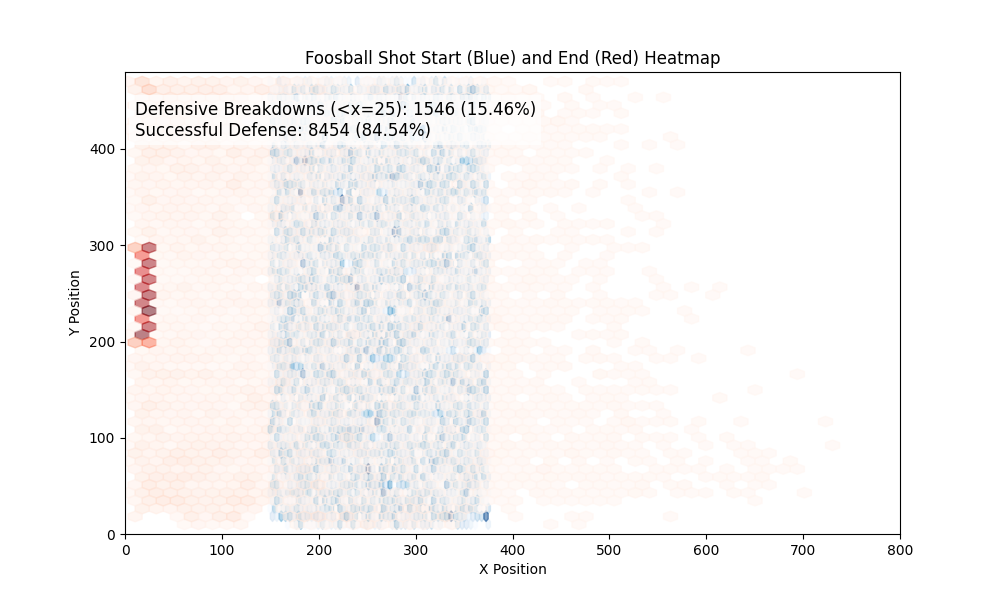
#> input picture Simulations/shot_heatmap_0.2_1.png, 1000 x 600 px, given in place of the camera
$ python visionTest.py   (older library calls are emulated)
#> lines starting #> are read from the running program, lines starting #| are printed output that depends on the picture; after the words box and inside, x2 and y2 are one past the last pixel; in counts of white or black regions, pixels touching at a corner belong together
#> further down, frame is the input picture: shape (600, 1000, 3); mean B, G, R 245.8, 246.3, 248.2
### vision/AntiFisheye.py
import cv2
import numpy as np


class AntiFisheye:

    def undistort_fisheye_image(img, K, D, dim2=None, dim3=None):

        dim1 = img.shape[:2][::-1]  # Dimension of the original image

        if dim2 is None:
            dim2 = dim1
        if dim3 is None:
            dim3 = dim1

        # Convert K and D to float64
        K = K.astype(np.float64)
        D = D.astype(np.float64)

        scaled_K = K.copy()
        scaled_K[0, 0] *= dim1[0] / dim3[0]
        scaled_K[1, 1] *= dim1[1] / dim3[1]
        scaled_K[0, 2] *= dim1[0] / dim3[0]
        scaled_K[1, 2] *= dim1[1] / dim3[1]

        map1, map2 = cv2.fisheye.initUndistortRectifyMap(K, D, np.eye(3), scaled_K, dim1, cv2.CV_16SC2)
        undistorted_img = cv2.remap(img, map1, map2, interpolation=cv2.INTER_LINEAR, borderMode=cv2.BORDER_CONSTANT)
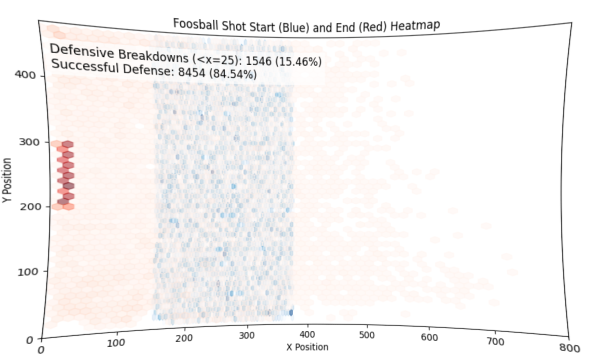
#> undistorted_img: shape (720, 1200, 3) (shown at 1/2 size); mean B, G, R 243.6, 244.2, 246.7

        return undistorted_img


'''
# Example usage
K = np.array([[1.30327767e+03, 0.00000000e+00, 7.04960207e+02], [0.00000000e+00, 1.30488170e+03, 5.03778850e+02],[0.00000000e+00, 0.00000000e+00, 1.00000000e+00]])  # Example camera matrix
D = np.array([-0.01093008, -0.23537576, 0.6907555, -0.48150618])  # Example distortion coefficients

K = K.astype(np.float64)
D = D.astype(np.float64)

image_path = "/Users/taban/Downloads/Foosball Main Folder Code/src/foosyFriends/shotsWDan/Photo on 3-20-24 at 4.13 PM.jpg"  # Change to the path of your image
frame = cv2.imread(image_path)
# Correct the image
undistorted_img = AntiFisheye.undistort_fisheye_image(frame, K, D)

# Save or display the undistorted image
cv2.imshow("Undistorted Image", undistorted_img)
cv2.waitKey(0)
cv2.destroyAllWindows()
'''

### vision/ArduinoCOM.py
import serial
import time

class ArduinoCOM:
    def __init__(self, port, baud_rate=115200):
        self.ser = serial.Serial(port, baud_rate)
        time.sleep(2)  # Wait for the connection to establish
        print(f"Connected to Arduino on port {port} at {baud_rate} baud rate.")
        self.motorCurrent = [1, 1, 1, 1]
        self.servoCurrent = [0, 0, 0, 0]

    # [30 lines left out: functions send_positions, receive_positions, close, not called in this run]

### vision/visionTest.py
import cv2
import numpy as np
import imutils
from math import sqrt
import time
import serial
import json
from AntiFisheye import AntiFisheye
from ArduinoCOM import ArduinoCOM

# Camera and distortion parameters
# defined parameters for calcualtions for removing distortion effects later
# K: intrinsic parameters of camera like focal length, principal point
# D: parameters to remove distortions, ex. if using fisheye lens
K = np.array([[968.82202387, 0.00000000e+00, 628.92706997], [0.00000000e+00, 970.56156502, 385.82007021],
              [0.00000000e+00, 0.00000000e+00, 1.00000000e+00]])  # Example camera matrix
D = np.array([-0.04508764, -0.01990902, 0.08263842, -0.0700435])

# Initialization of tracking and time measurement
x_coords, y_coords = [], [] #stores values for x and y positions for tracking
timestamps = [] #array to store time values

# Dimensions of the table in inches
width_inches = 23.09
length_inches = 46.75
# Stepper motor response time (dummy values, in seconds)
v_stepper = 10

# Pixel coordinates of the table corners
ULCorner = (0, 0)  # Upper Left (194,134)
URCorner = (840, 0)  # Upper Right (1061, 136)
BLCorner = (0, 470)  # Bottom Left (200, 626)
BRCorner = (840, 470)  # Bottom Right (1066, 609)


# helper methods
# Convert player area positions from inches to pixels
# ppi is pixels per inch
def convert_to_pixels(player_areas, ppi):
    return [(start * ppi + URCorner[1], end * ppi + URCorner[1]) for start, end in player_areas]


# Convert rod x-asymptotes from inches to pixels
def convert_rod_asymptotes(rod_asymptotes, ppi):
    return [x * ppi + ULCorner[0] for x in rod_asymptotes]

#normalizes the given y position to a value between 0 and 1 where 0 is at the top of the table and 1 is at the bottom of the table
# [31 lines left out: functions normalize_y_position, predict_final_position, closeEnough, not called in this run]


# Calculate pixel-per-inch ratio
width_pixels = URCorner[0] - ULCorner[0]  # stupid axis, players don't move in this direction
length_pixels = BRCorner[1] - URCorner[1]  # axis players move on, direction rod shifts
ppi_width = width_pixels / width_inches
ppi_length = length_pixels / length_inches

# Define player areas per rod in inches
player_areas_per_rod_inches = [
    [(0, 7.4033), (7.4033, 14.8066), (14.8066, 22.2099)],
    [(0, 3.6445), (4.7865, 8.3435), (9.318, 12.9655), (13.9455, 17.969), (19.014, 23.09)],
    [(0, 12.551), (9.63, 22.195)],
    [(0, 8.3), (7.179, 15.479), (14.3, 22.575)]
]

# Rod x-asymptotes in inches
rod_x_asymptote_inches = [32.125, 20.5, 8.875, 3]

# Convert to pixels
player_areas_per_rod_pixels = [
    [(19.5, 165), (165, 310.5), (305, 450.5)],
    [(10, 85.5), (107, 182.5), (201, 276.5), (295, 370.5), (390, 465)],
    [(12, 265), (207, 460)],
    [(12, 178), (205.5, 371.5), (347, 513)]
]
rod_x_asymptote_pixels = convert_rod_asymptotes(rod_x_asymptote_inches, ppi_width)
rod_x_asymptote_pixels[0] = 595
rod_x_asymptote_pixels[3] = 36
rod_x_asymptote_pixels[2] = 147
rod_x_asymptote_pixels[1] = 373

print("Player Areas per Rod in Pixels:", player_areas_per_rod_pixels)
print("Rod X-Asymptotes in Pixels:", rod_x_asymptote_pixels)


# Setup camera
cap = cv2.VideoCapture(1,cv2.CAP_DSHOW)
print("done")
if not cap.isOpened():
    print("Error: Could not open video capture device.")
    exit()

# get everything ready for vision processing
# camera resolution: 1920x1080 pixels
cap.set(cv2.CAP_PROP_FRAME_WIDTH, 1920) #1920
cap.set(cv2.CAP_PROP_FRAME_HEIGHT, 1080) #1080

# [6 lines of commented-out code are left out]

fgbg = cv2.createBackgroundSubtractorMOG2(detectShadows=True) #used to detect moving object against static background

# current position of the ball (x2, y2 used for prediciton and x,y used for vision)
x2, y2 = 0, 0  #prediction
x, y = 0, 0 #from visiion system

# to mark location of ball in camera frame, (yellow circle that shows up on screen)
radius = 10

# Define range of orange color in HSV, for trakcing the orange ball
lower_orange = np.array([0, 100, 100])
upper_orange = np.array([100, 255, 255])

# init communications change port as necessary
arduino = ArduinoCOM(port='COM4')  # Replace 'COM3' with your actual COM port

# init dummy values for coms arrays
motorCurrent = [0, 0, 0, 0]  #current stepper motor position
motorDesired = [0.5, 0.5, 0.5, 0.5] #desired stepper motor position
servoCurrent = [0, 0, 0, 0] #current servo motor position
servoDesired = [0, 0, 0, 0] #desired servo motor position
playerHitting = [-1, -1, -1, -1] #array to dicated which player on which of the four rods is hitting, initialized to all -1

# Main loop
while True:  #infinite loop to keep processing data
    # video processing
    start_time = time.time()
    ret, frame = cap.read()  #ret is boolean for is feed is being captured, frame contains actual pixel data
    current_time = time.time() #records current time
    if not ret:
        print("Failed to grab frame")
        break

    frame = imutils.resize(frame, width=1200)  #resize frame
    frame = AntiFisheye.undistort_fisheye_image(frame, K, D) #anti-fisheye
    frame = frame[120:590, 160:1000] #crops image to region of interest (table)
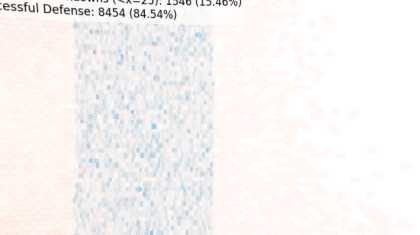
#> frame: shape (470, 840, 3) (shown at 1/2 size); mean B, G, R 243.2, 243.9, 247
    fgmask = fgbg.apply(frame) #applies background subtractor to get foreground mask to detect moving objects
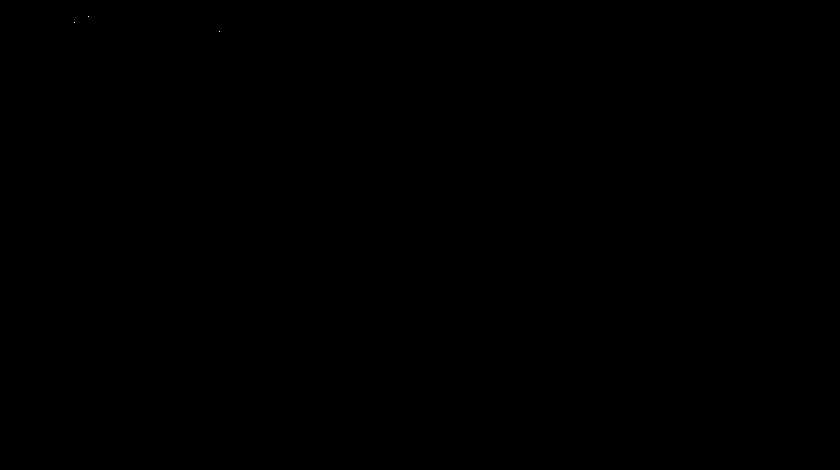
#> fgmask: shape (470, 840); values 127 (black) and 255 (white), 0% white in thin lines or dots, all inside (x1, y1, x2, y2) = (74, 16, 220, 32)

    # Convert the frame to HSV color space from BGR
    hsv = cv2.cvtColor(frame, cv2.COLOR_BGR2HSV)
#> hsv: shape (470, 840, 3); mean H, S, V 26.2, 7.4, 248.7
    # Threshold the HSV image to get only orange colors
    mask = cv2.inRange(hsv, lower_orange, upper_orange) #creates binary mask where pixels in the right color range are white 255 and rest is 0 (black)
#> mask: shape (470, 840); every value is 0
    # Bitwise-AND mask and foreground mask to isolate the orange colored moving object
    combined_mask = cv2.bitwise_and(mask, fgmask)
    # Find contours in the combined mask (find contours of objects that exist in the combined color and foreground mask)
    contours = cv2.findContours(combined_mask, cv2.RETR_EXTERNAL, cv2.CHAIN_APPROX_SIMPLE)
#> contours = 0 contours

    contours = imutils.grab_contours(contours) #extracts detected contours from the combined mask
#> contours = []


    if len(contours) > 0: #if contours have been found
        c = max(contours, key=cv2.contourArea) #select largest contour based on the area of the detected contours
        if cv2.contourArea(c) > 50 and cv2.contourArea(c) > 500:  # Update this threshold as needed, 50 to 500
            ((x, y), _) = cv2.minEnclosingCircle(c) #gets the minimum enclosing circle around the object, x and y set to center of the yellow circle


    #create a circle around the object at (x,y) ball position as detected by the camera, with radius given and color yellow and line thickness of 2
    cv2.circle(frame, (int(x), int(y)), int(radius), (0, 255, 255), 2)
#> frame: shape (470, 840, 3); 0.01% of pixels changed, all inside (x1, y1, x2, y2) = (0, 0, 12, 12)
    cv2.imshow('Frame', frame)  #show the circle on the frame in the camera feed
    end_time = time.time()
    print(end_time-start_time)


    # # set the values of x,y from vision to x2, y2 for prediction
    # #x2, y2 are the predicted values
    # x2, y2 = x, y  # Random values for testing
    # x_coords.append(x2) #add to x_coords array
    # y_coords.append(y2)
    # timestamps.append(current_time) #log current time

    # # defence logic
    # if len(x_coords) > 1: #if there are logged values
    #     # Calculate velocity and predict final position
    #     time_diff = timestamps[-1] - timestamps[-2]  #time between last two recorded positions
    #     x_final, y_final, vx, vy = predict_final_position(x_coords[-2], y_coords[-2], x_coords[-1], y_coords[-1],
    #                                                       time_diff)
    #     #returns final_x (all the rods positions), final_y (all the points at which it would be in y for the corrensponding x), vel_x, vel_y

    #     #enumeraing over (rod#, xposition of rod in pixels)
    #     for rod_index, x_rod in enumerate(rod_x_asymptote_pixels):
    #         time_to_intercept = np.abs((x_rod - y2) / vx) if vx != 0 else float('inf')
    #         #enumerate over all the player yranges for the specific rod (rod_index)
    #         #player_index is the player num (first player at top of rod in cam frame)
    #         #start and end indicates the y range for the player in rods span of motion
    #         for player_index, (start, end) in enumerate(player_areas_per_rod_pixels[rod_index]):
    #             #y_final is the y val the ball will be at when its xval = x_rod for that rod
    #             if start <= y_final[rod_index] <= end: #if y_final is inbetween range for that player
    #                 motor_travel_time = np.abs(
    #                     (normalize_y_position(y_final[rod_index]) - motorCurrent[rod_index]) / v_stepper)
    #                 if motor_travel_time <= time_to_intercept: #if time to travel is less that intercept time
    #                     stepper_position = (y_final[rod_index] - start) / (end - start) #normalized y position within player's range
    #                     hitInches = (end - start)*stepper_position + start
    #                     print(
    #                         f"Rod {rod_index + 1} Player {player_index + 1}: Move motor to position {stepper_position:.2f} to intercept")
    #                     motorDesired[rod_index] = 1-stepper_position  # update desired motor position array
    #                     playerHitting[rod_index] = player_index
    #                 else:
    #                     print(
    #                         f"Rod {rod_index + 1}: Cannot intercept in time, requires {motor_travel_time:.2f}s, available {time_to_intercept:.2f}s")
    #                     playerHitting[rod_index] = -1
    #     # servo stuff
    #     #print(rod_x_asymptote_pixels) #200, vvv, fff, 750
    #     print(x2)  #current ball position in x?
    #     #rod_x_asymp pizel are the positions of all four rods in pixels
    #     #80 pixels is threshold
    #     servoDesired = closeEnough(rod_x_asymptote_pixels, x2, 80) #boolean array if each rod is close enough
    #     servoDesired = [float(value) for value in servoDesired]
    #     print(servoDesired)

    # # send and receive coordinates via serial
    # try:
    #     # Sending desired positions to the Arduino
    #     arduino.send_positions(motorDesired, servoDesired)

    #     # Receiving and printing current positions from the Arduino
    #     motorCurrent, servoCurrent = arduino.receive_positions()

    # except Exception as e:
    #     print("An error occurred:", e)

    if cv2.waitKey(1) & 0xFF == ord('q'):
#> (key q is pressed here)
        break

cap.release()
cv2.destroyAllWindows()

$ run again, on Simulations/shot_heatmap_0.2_2.png
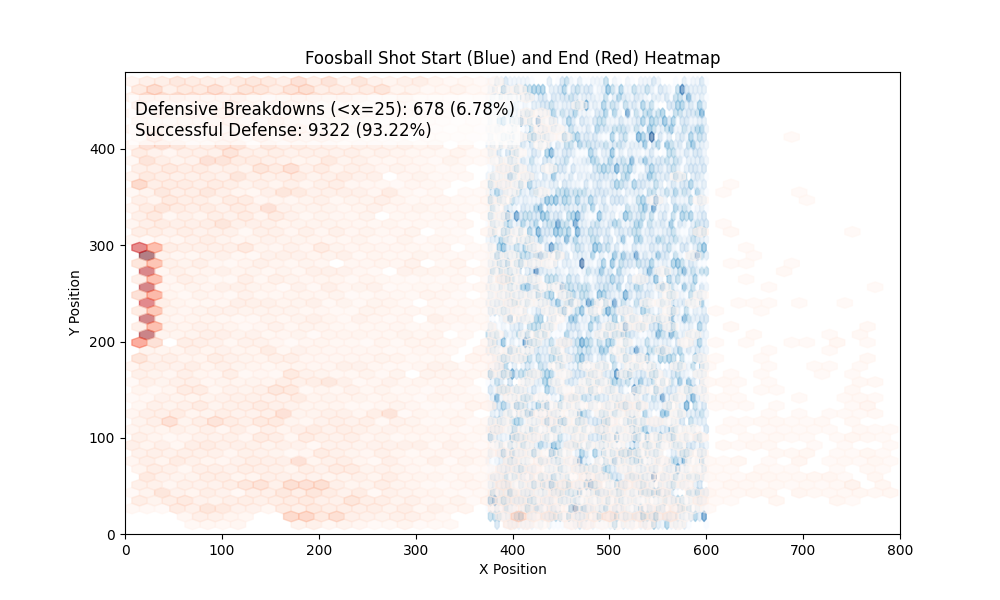
#> input picture Simulations/shot_heatmap_0.2_2.png, 1000 x 600 px, given in place of the camera
#> frame is the input picture: shape (600, 1000, 3); mean B, G, R 243.5, 243.9, 246.2
#> in undistort_fisheye_image, `undistorted_img = cv2.remap(img, map1, map2, interpolation=cv2.INTER_L..`:
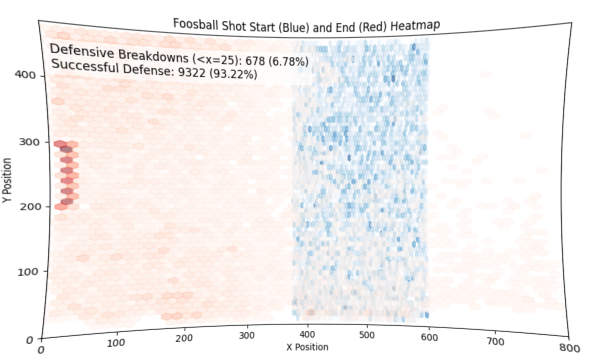
#> undistorted_img: shape (720, 1200, 3) (shown at 1/2 size); mean B, G, R 240.8, 241.5, 244.6
#> `frame = frame[120:590, 160:1000]`:
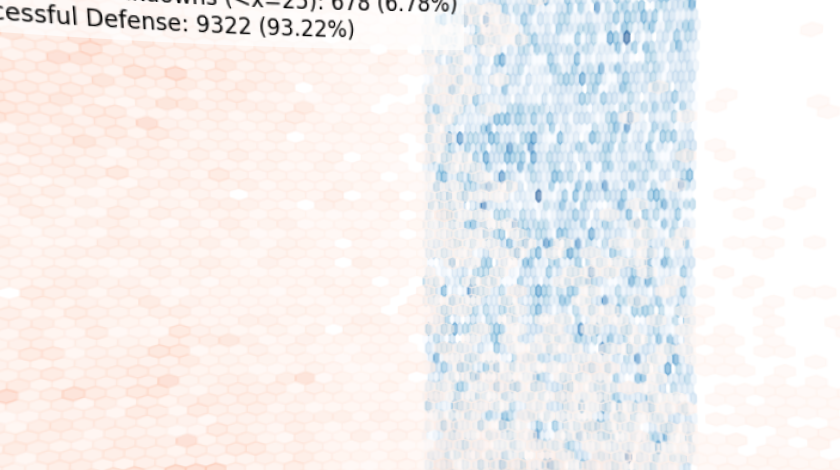
#> frame: shape (470, 840, 3); mean B, G, R 239.3, 239.6, 242.8
#> fgmask: shape (470, 840); values 127 (black) and 255 (white), 0% white in thin lines or dots, all inside (x1, y1, x2, y2) = (74, 16, 309, 36)
#> hsv: shape (470, 840, 3); mean H, S, V 34, 16.1, 248.9
#> mask: shape (470, 840); every value is 0
#> `contours = cv2.findContours(combined_mask, cv2.RETR_EXTERNAL, cv2.CHAI..`: contours = 0 contours
#> `contours = imutils.grab_contours(contours)`: contours = []

$ run again, on Simulations/shot_heatmap_0.2_3.png
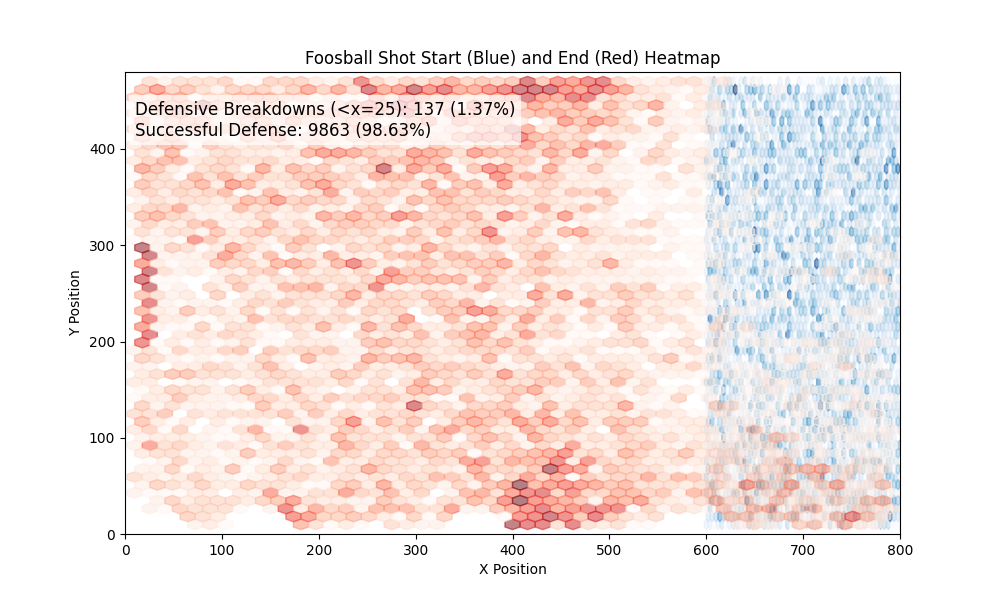
#> input picture Simulations/shot_heatmap_0.2_3.png, 1000 x 600 px, given in place of the camera
#> frame is the input picture: shape (600, 1000, 3); mean B, G, R 228.5, 232, 245.4
#> fgmask: shape (470, 840); values 127 (black) and 255 (white), 0% white in thin lines or dots, all inside (x1, y1, x2, y2) = (74, 10, 395, 30)
#> hsv: shape (470, 840, 3); mean H, S, V 21.2, 39.2, 249
#> `mask = cv2.inRange(hsv, lower_orange, upper_orange)`:
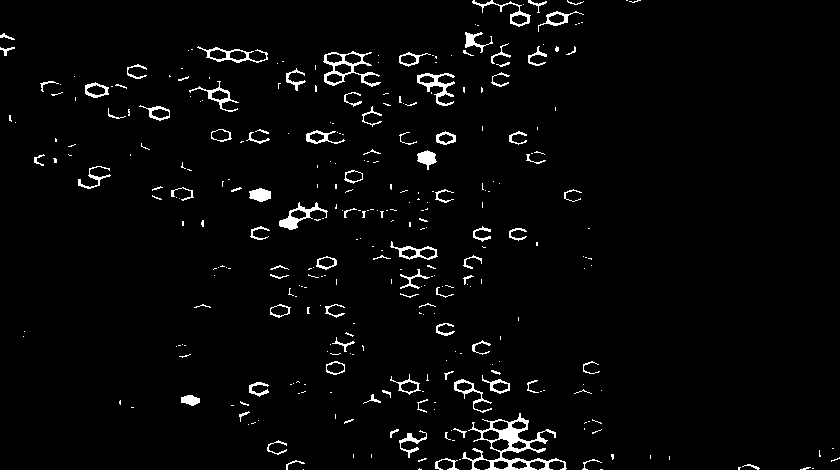
#> mask: shape (470, 840); 2.9% white in thin lines or dots
#> combined_mask: shape (470, 840); values 0 (black) and 127 (white), 2.9% white in thin lines or dots
#> contours = 322 contours, 265 with area under 20; largest, box (x1, y1, x2, y2) and area: (462, 413, 567, 470) 1838, (323, 51, 381, 87) 892, (197, 46, 268, 63) 451, (279, 202, 328, 230) 412, (417, 73, 455, 106) 382
#> c = contour of 359 points, box (x1, y1, x2, y2) (462, 413, 567, 470), area 1838
#> x = 514.9; y = 453.3
#> `cv2.circle(frame, (int(x), int(y)), int(radius), (0, 255, 255), 2)`:
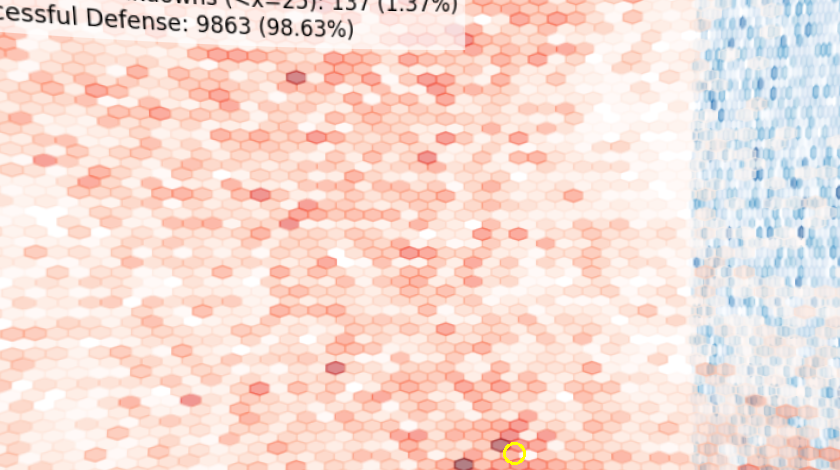
#> frame: shape (470, 840, 3); mean B, G, R 213.7, 221.5, 245.8
